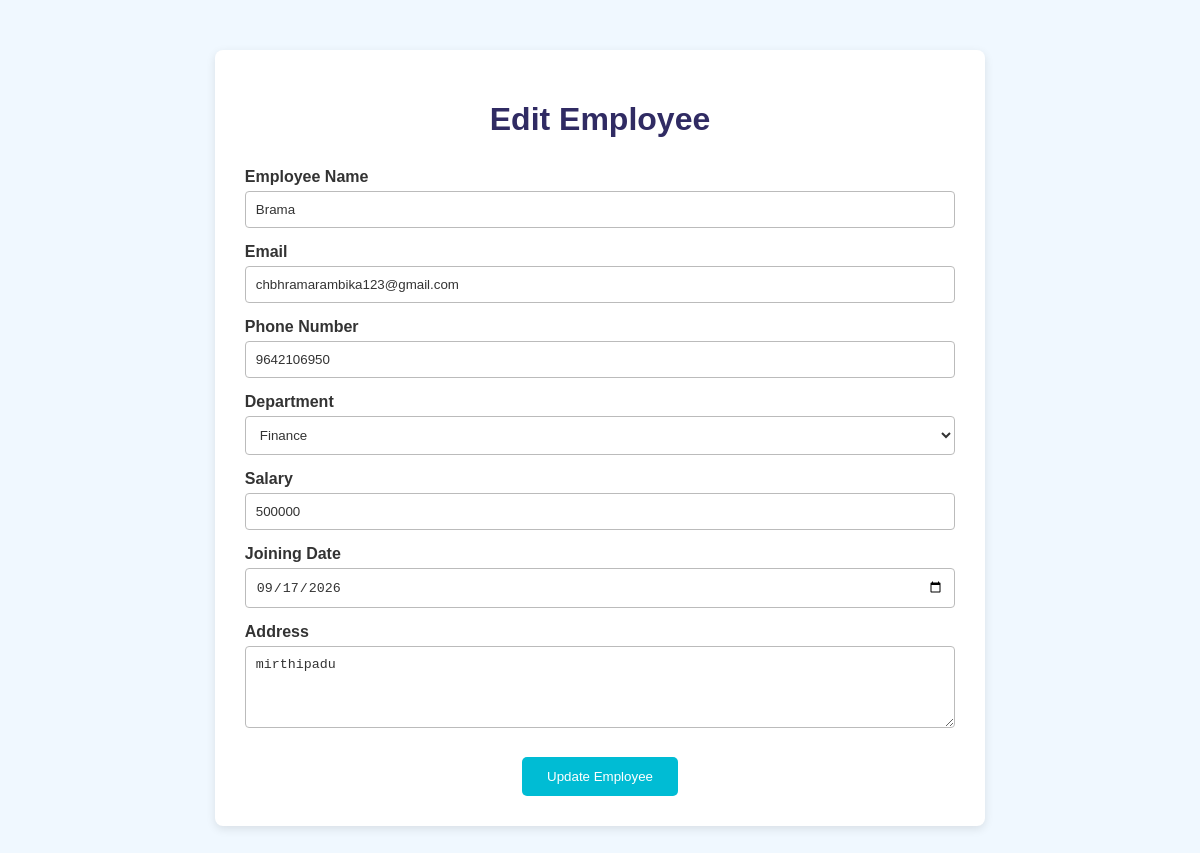
The app's page /edit-employee/2 (signed in) with its own data.
### tables this page shows
CREATE TABLE employee (
    id INTEGER PRIMARY KEY AUTOINCREMENT,
    employeename TEXT NOT NULL,
    email TEXT NOT NULL,
    phonenumber TEXT NOT NULL,
    department TEXT NOT NULL,
    salary TEXT NOT NULL,
    joiningdate TEXT NOT NULL,
    address TEXT NOT NULL
);

### server.py (the view, shortened to what this page needs)
@app.route("/edit-employee/<int:id>", methods=["GET", "POST"])
def edit_employee(id):
    if "username" not in session:
        return redirect("/login")
    conn = get_db_connection()
    cursor = conn.cursor()
    cursor.execute("""
        SELECT *
        FROM employee
        WHERE id = ?
    """, (id,))
    employee = cursor.fetchone()
    conn.close()
    return render_template(
        "edit-employee.html",
        employee=employee
    )

### server.py (called while the page is built)
def get_db_connection():
    conn = sqlite3.connect("users.db")
    return conn

### templates/edit-employee.html (shortened to what this page needs)
<!DOCTYPE html>
<html>
<head>
</head>
<body>
    <div class="container">
        <h1>
            Edit Employee
        </h1>
        <form action="/edit-employee/{{ employee[0] }}" method="POST">
            <label>
                Employee Name
            </label>
            <input type="text" name="name" value="{{ employee[1] }}" required>
            <label>
                Email
            </label>
            <input type="email" name="email" value="{{ employee[2] }}" required>
            <label>
                Phone Number
            </label>
            <input type="tel" name="phone" value="{{ employee[3] }}" required>
            <label>
                Department
            </label>
            <select name="department" required>
                <option value="Finance" {% if employee[4]=="Finance" %}selected{% endif %}>
                    Finance
                </option>
            </select>
            <label>
                Salary
            </label>
            <input type="number" name="salary" value="{{ employee[5] }}" required>
            <label>
                Joining Date
            </label>
            <input type="date" name="joining_date" value="{{ employee[6] }}" required>
            <label>
                Address
            </label>
            <textarea name="address" rows="4" required>{{ employee[7] }}</textarea>
            <button type="submit">
                Update Employee
            </button>
        </form>
    </div>
</body>
</html>

### templates/edit-employee.html (style rules this page uses)
body { font-family: Arial, sans-serif; background-color: aliceblue; color: #333; transition: 0.3s; }
.container { width: 60%; margin: 50px auto; padding: 30px; background-color: white; border-radius: 8px; box-shadow: 0 3px 10px rgba(0, 0, 0, 0.1); }
h1 { text-align: center; color: #302b63; margin-bottom: 30px; }
label { display: block; margin-top: 15px; margin-bottom: 5px; font-weight: bold; }
input, select, textarea { width: 100%; padding: 10px; box-sizing: border-box; background-color: white; color: #333; border: 1px solid #bbb; border-radius: 4px; }
button { display: block; margin: 25px auto 0; padding: 12px 25px; background-color: #00bcd4; color: white; border: none; border-radius: 5px; cursor: pointer; }

### records on screen
employee: name "Brama", email "chbhramarambika123@gmail.com", phone "9642106950", department "Finance", salary "500000", joining_date "09/17/2026", address "mirthipadu"
